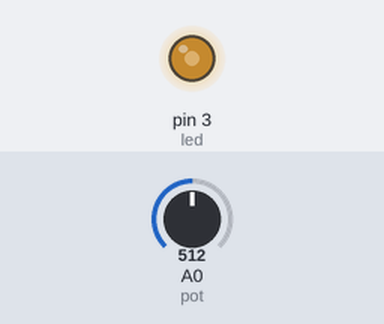
The sketch below on a simulated Arduino Uno, built with avr-gcc and run on an emulated ATmega328P. Shown: output pins drawn as LEDs (lit = HIGH). The test bench sets the inputs (shaded band); at power-on: A0 (pot) = 512.

Above: at 1.2 s.
1.3 s: A0 (pot) set to 716
At 1.9 s:
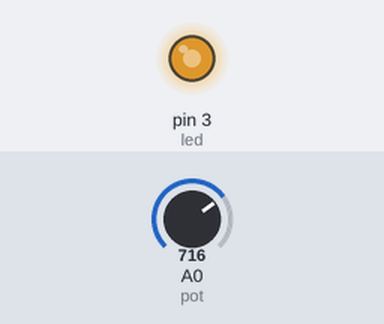
2.8 s: A0 (pot) set to 900
At 4.0 s:
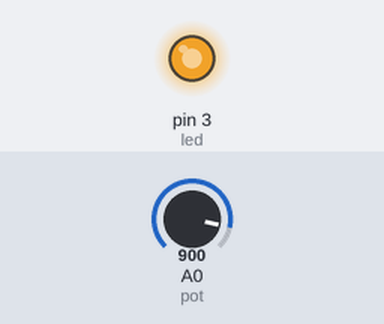
4.3 s: A0 (pot) set to 122
At 5.3 s:
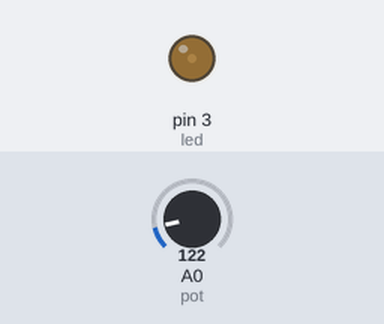
5.8 s: A0 (pot) set to 0
At 6.5 s:
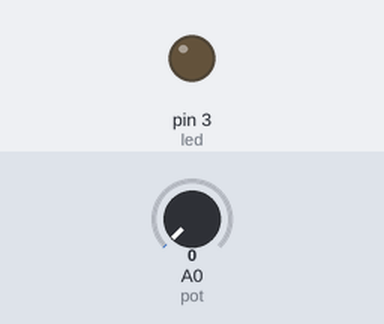
7.3 s: A0 (pot) set to 511
At 7.6 s:
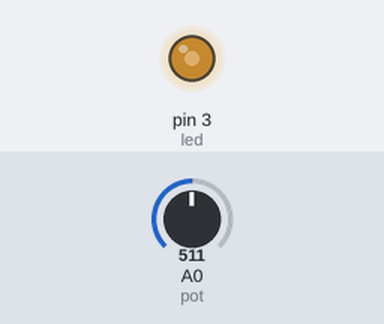
Timing chart, 0 to 9.8 s (numbered marks = the images above; inputs shaded):
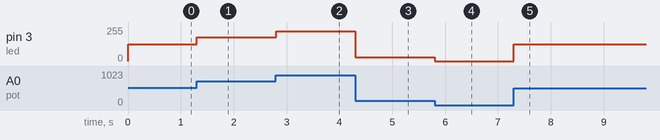

The sketch:

Code_with_led.ino
```cpp
/*This code shows how to use a potentiometer to control the brightness of a led
*
* Components
* ----------
* Arduino uno, potentiometer, led, 220 ohm resistor, breadboard and some jumper cables
*
* This sketch is created by Anuj Karnik.
**********************************************************************************************************************************************/


int pot = A0;   //declaring the pin to which the potentiometer is connected
int led = 3;    //declaring the pin to which the led is connected

void setup() {
pinMode(pot, INPUT);    //declaring the potentiometer as INPUT
pinMode(led, OUTPUT);   //declaring the led as OUTPUT
}

void loop() {
int sensor_value = analogRead(pot);     //Reading the value from the potentiometer
int mapped_value = map(sensor_value, 0, 1023, 0, 255);    //Mapping the value from the potentiometer

analogWrite(led, mapped_value);     //Setting the brightness of the led
}
```

Measured:
- after the input at 1.3 s, pin 3 (led): 127/255 → 178/255 at once
- after the input at 2.8 s, pin 3 (led): 178/255 → 224/255 at once
- after the input at 4.3 s, pin 3 (led): 224/255 → 30/255 at once
- after the input at 5.8 s, pin 3 (led): 30/255 → 0/255 at once
- after the input at 7.3 s, pin 3 (led): 0/255 → 127/255 at once
